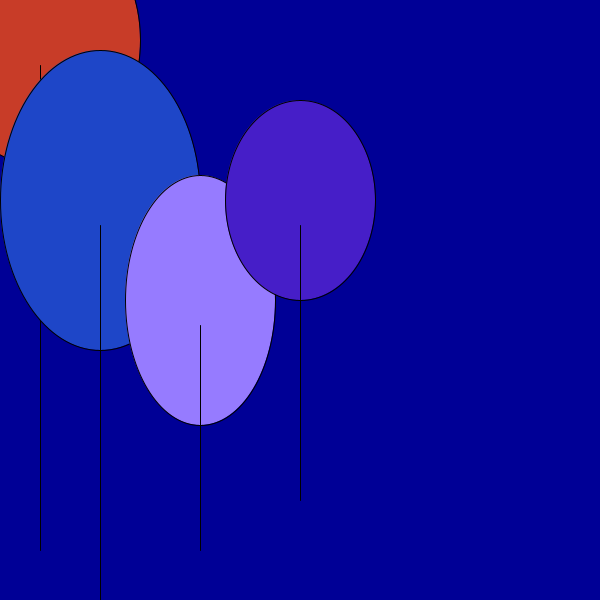
Frame 1 (no input)
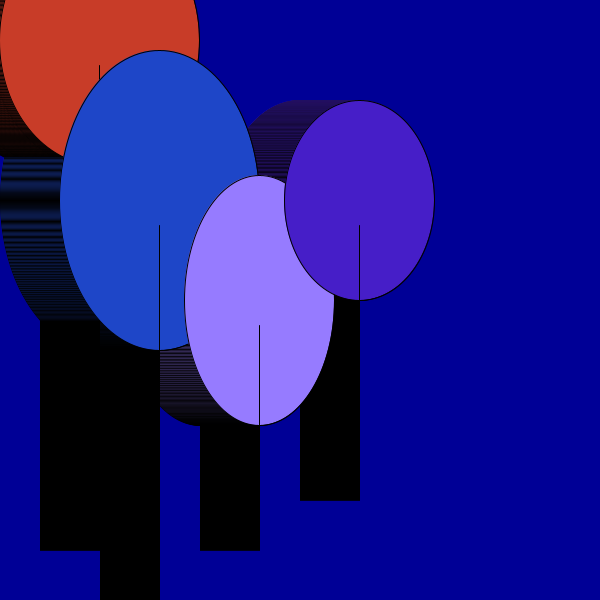
Frame 60 (the mouse pressed at the canvas centre just before this capture)
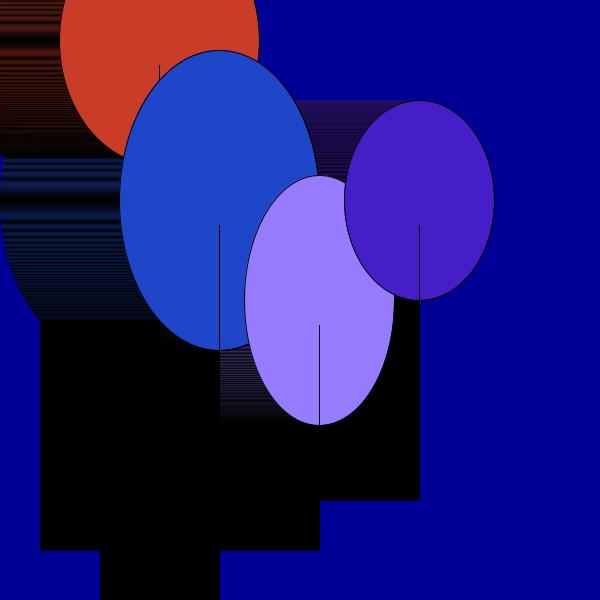
Frame 120 (the mouse held since frame 60 and released just before this capture)

The Processing sketch that drew these frames (run headless with seeded random() and noise(); from frame 60 on, the mouse is pressed at the canvas centre):

// Processing sketch: SS4_Lolipop_Tejah
// ── SS4_Lolipop_Tejah.pde
float direction = 1;
int speed  = 1;
int a = 0;
int b = 0;
int c = 0;
int d =0;
int g = 0;
int u = 0;
int r = 0;

//Lolipopp [] lolipops= new Lolipopp[3]; //array 
Lolipopp lolipop1;
Lolipopp lolipop2;
Lolipopp lolipop3; 
Lolipopp lolipop4;

void setup() {
  background (0, 0, 150);
  size (600,600); 
  //lolipops[3] = new Lolipopp (a,  b, c, d, r, g,  u); //array?
  lolipop1 = new Lolipopp (40, 40, 200, 250,200,60,50); 
  lolipop2 = new Lolipopp (100, 200, 200, 300,30,70,50); 
  lolipop3 = new Lolipopp (200, 300, 150, 250, 150, 123, 80);
  lolipop4 = new Lolipopp (300, 200, 150, 200, 70, 30, 50); 

}


void draw () {
lolipop1.display (); //displays lolipop 
lolipop1.move(); //moves lolipop 
lolipop2.display();
lolipop2.move ();
lolipop3.display ();
lolipop3.move();
lolipop4.display();
lolipop4.move();
//lolipops[0].display (); array 
//lolipops[0].move ();
//lolipops[1].display ();
//lolipops[1].move ();
//lolipops[2].display ();
//lolipops[2].move ();
//lolipops[3].display ();
//lolipops[3].move();
}





 

 
// ── class.pde
class Lolipopp {

    int a; 
    int b;
    int c;
    int d;
    int r;
    int g;
    int u;
 
  Lolipopp (int tempa,int tempb,int tempc,int tempd, int tempr,int tempg, int tempu) {
    a =tempa;
    b=tempb;
    c=tempc;
    d=tempd;
    r = tempr;
    g = tempg;
    u = tempu;
    
  }
 void display () { //this method displays the lolipops
  fill(r,g,b);
  ellipse (a,b,c,d);
  stroke(0); 
  line (a, b + 25, a , d +300 );
}
 void move () { //this method moves the lolipops from left to right 
  a  += speed * direction;
  if (a > width+200) { //when the lolipops are off the screen
    a = -30; // the lolipop enters through the left 
}

 }
}
